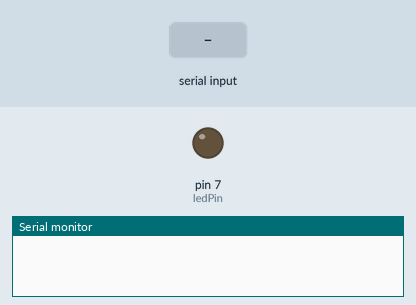
The sketch below on a simulated Arduino Uno, built with avr-gcc and run on an emulated ATmega328P. On the bench: output pins drawn as LEDs (lit = HIGH), the last lines printed to the serial monitor. The test bench sets the inputs (shaded band).

Above: at 1.2 s.
1.3 s: "1" received over the second serial link
At 2.4 s:
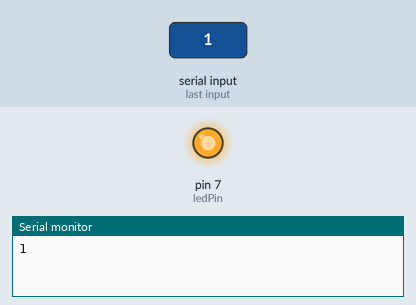
2.8 s: "0" received over the second serial link
At 3.6 s:
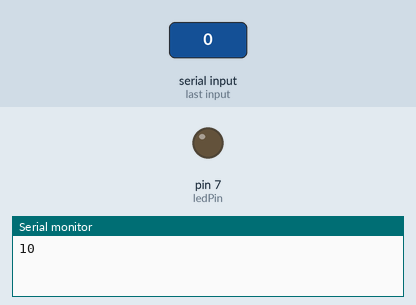
Timing chart, 0 to 5.8 s (numbered marks = the images above; inputs shaded):
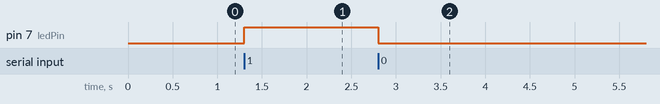

Measured:
- after the input at 1.3 s, pin 7 (ledPin): LOW → HIGH at once
- after the input at 2.8 s, pin 7 (ledPin): HIGH → LOW at once

The sketch:

Sharella_python_arduino.ino
```cpp
#include <SoftwareSerial.h>

SoftwareSerial BTSerial(2,3);

const int ledPin = 7;                                                             // LED 7번 핀 설정


void setup()

{

  pinMode(ledPin, OUTPUT);                                                   // ledPin 을 output으로 설정

  Serial.begin(9600);

  BTSerial.begin(9600);

}


void loop()

{


  if (BTSerial.available()) {

    byte data = BTSerial.read();                                              // 블루투스 모듈에서 아두이노로 송신된 정보를 data 로 저장


    if (data == '1') {                                                        // data = 1 이면 led 를 키고, BTSerial 과 Serial 에 'on' 입력

      digitalWrite(ledPin, HIGH);

      BTSerial.write("On");

      Serial.write("1");

    }

    else if (data == '0') {                                                   // data = 0 이면 led 를 끄고, BTSerial 과 Serial 에 'off' 입력

      digitalWrite(ledPin, LOW);

      BTSerial.write("Off");

      Serial.write("0");

    }

    else {

      BTSerial.write(" ");

    }

  }

}
```
